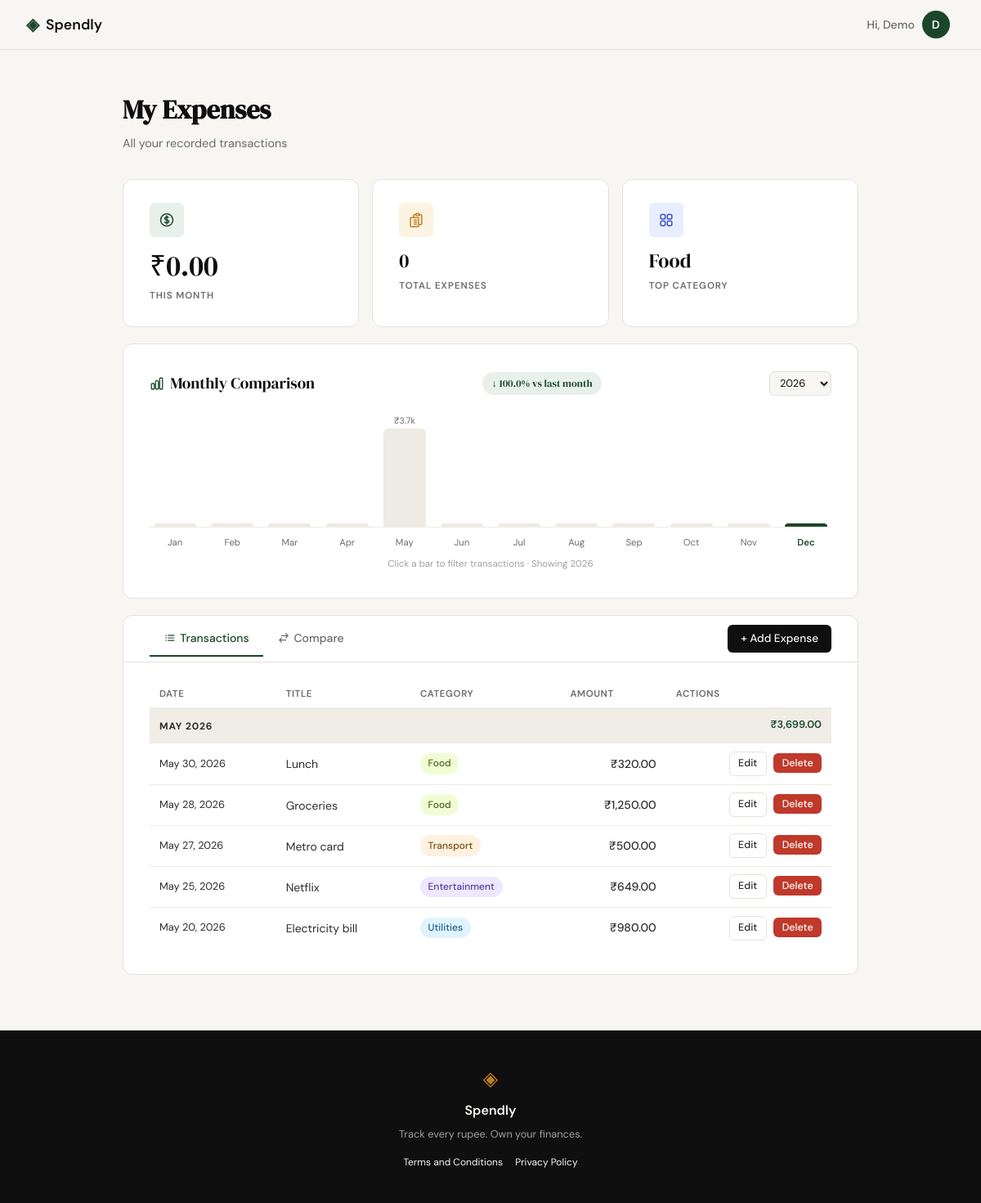
/expenses (signed in), run on the app's committed database.
### tables this page shows
CREATE TABLE expenses (
            id          INTEGER PRIMARY KEY AUTOINCREMENT,
            user_id     INTEGER NOT NULL REFERENCES users(id) ON DELETE CASCADE,
            title       TEXT    NOT NULL,
            amount      REAL    NOT NULL,
            category    TEXT    NOT NULL,
            date        DATE    NOT NULL,
            notes       TEXT,
            created_at  DATETIME DEFAULT CURRENT_TIMESTAMP
        , payment_method TEXT);

### app.py (the view)
@app.route("/expenses")
def expenses():
    if not session.get("user_id"):
        return redirect(url_for("login"))
    user_id = session["user_id"]
    current_year    = datetime.now().year
    try:
        selected_year = int(request.args.get("year", current_year))
    except (ValueError, TypeError):
        selected_year = current_year
    available_years = get_years_with_data(user_id) or [current_year]
    if selected_year not in available_years:
        selected_year = available_years[0]
    all_expenses                 = get_all_expenses(user_id)
    monthly_total, expense_count = get_monthly_stats(user_id)
    category_totals              = get_category_totals(user_id)
    top_category                 = category_totals[0]["category"] if category_totals else "—"
    grouped_expenses             = _group_expenses_by_month(all_expenses)
    monthly_bars = get_monthly_totals(user_id, year=selected_year)
    bar_max = max((b["total"] for b in monthly_bars), default=0) or 1
    for bar in monthly_bars:
        bar["height"] = max(4, int(bar["total"] / bar_max * 120))
    for i, bar in enumerate(monthly_bars):
        prev = monthly_bars[i - 1]["total"] if i > 0 else None
        if prev is not None and prev > 0:
            delta             = (bar["total"] - prev) / prev * 100
            bar["change"]     = round(delta, 1)
            bar["change_dir"] = "up" if delta > 0 else ("down" if delta < 0 else "flat")
        else:
            bar["change"]     = None
            bar["change_dir"] = None
    last6         = get_monthly_totals(user_id)
    mom_direction = None
    mom_pct       = None
    curr_t        = last6[-1]["total"] if last6 else 0
    prev_t        = last6[-2]["total"] if len(last6) >= 2 else 0
    if prev_t > 0:
        delta         = (curr_t - prev_t) / prev_t * 100
        mom_pct       = abs(round(delta, 1))
        mom_direction = "up" if curr_t > prev_t else ("down" if curr_t < prev_t else "flat")
    elif curr_t > 0:
        mom_direction = "new"
    compare_categories = get_category_totals_for_year(user_id, selected_year)
    year_total = sum(c["total"] for c in compare_categories)
    cat_max    = compare_categories[0]["total"] if compare_categories else 1
    for cat in compare_categories:
        cat["bar_w"] = max(3, int(cat["total"] / cat_max * 100))
        cat["pct"]   = round(cat["total"] / year_total * 100, 1) if year_total else 0
    monthly_cat_matrix = get_monthly_category_matrix(user_id, selected_year)
    return render_template(
        "expenses.html",
        grouped_expenses=grouped_expenses,
        monthly_total=monthly_total,
        expense_count=expense_count,
        top_category=top_category,
        monthly_bars=monthly_bars,
        mom_direction=mom_direction,
        mom_pct=mom_pct,
        selected_year=selected_year,
        available_years=available_years,
        current_year=current_year,
        compare_categories=compare_categories,
        year_total=year_total,
        monthly_cat_matrix=monthly_cat_matrix,
    )

### app.py (called while the page is built)
@app.template_filter("inr")
def inr_format(value):
    return "{:,.2f}".format(float(value))

@app.template_filter("inr_compact")
def inr_compact(value):
    v = float(value)
    if v >= 100000:
        return f"₹{v/100000:.1f}L"
    if v >= 1000:
        return f"₹{v/1000:.1f}k"
    return f"₹{int(v)}"

@app.template_filter("friendly_date")
def friendly_date(date_str):
    try:
        return datetime.strptime(str(date_str)[:10], "%Y-%m-%d").strftime("%b %d, %Y")
    except Exception:
        return date_str

def _group_expenses_by_month(expenses):
    groups = []
    index  = {}
    for exp in expenses:
        key = exp["date"][:7]
        if key not in index:
            try:
                label = datetime.strptime(key, "%Y-%m").strftime("%B %Y")
            except Exception:
                label = key
            index[key] = len(groups)
            groups.append({"month": key, "label": label, "expenses": [], "total": 0.0})
        g = groups[index[key]]
        g["expenses"].append(exp)
        g["total"] += exp["amount"]
    return groups

### database/db.py (called while the page is built)
def get_db():
    conn = sqlite3.connect(DB_PATH)
    conn.row_factory = sqlite3.Row
    conn.execute("PRAGMA foreign_keys = ON")
    return conn

def get_all_expenses(user_id):
    conn = get_db()
    rows = conn.execute(
        """SELECT id, title, amount, category, date, notes
           FROM expenses WHERE user_id = ?
           ORDER BY date DESC, id DESC""",
        (user_id,),
    ).fetchall()
    conn.close()
    return [dict(r) for r in rows]

def get_category_totals(user_id):
    conn = get_db()
    rows = conn.execute(
        """SELECT category, SUM(amount) AS total
           FROM expenses WHERE user_id = ?
           GROUP BY category ORDER BY total DESC""",
        (user_id,),
    ).fetchall()
    conn.close()
    return [dict(r) for r in rows]

def get_monthly_stats(user_id):
    conn = get_db()
    row = conn.execute(
        """SELECT COALESCE(SUM(amount), 0) AS total, COUNT(*) AS count
           FROM expenses
           WHERE user_id = ?
             AND strftime('%Y-%m', date) = strftime('%Y-%m', 'now')""",
        (user_id,),
    ).fetchone()
    conn.close()
    return row["total"], row["count"]

def get_years_with_data(user_id):
    conn = get_db()
    rows = conn.execute(
        """SELECT DISTINCT strftime('%Y', date) AS year
           FROM expenses WHERE user_id = ?
           ORDER BY year DESC""",
        (user_id,),
    ).fetchall()
    conn.close()
    return [int(r["year"]) for r in rows]

### templates/expenses.html (shortened to what this page needs)
{% extends "base.html" %}
{% block content %}
<div class="profile-page">
    <div class="profile-wrap">
        <div class="profile-header">
            <h1 class="profile-title">My Expenses</h1>
            <p class="profile-subtitle">All your recorded transactions</p>
        </div>
        <div class="stats-row">
            <div class="stat-card">
                <div class="stat-card-icon stat-icon-spend">
                </div>
                <div class="stat-card-value">₹{{ monthly_total | inr }}</div>
                <div class="stat-card-label">This Month</div>
            </div>
            <div class="stat-card">
                <div class="stat-card-icon stat-icon-count">
                </div>
                <div class="stat-card-value stat-card-value-text">{{ expense_count }}</div>
                <div class="stat-card-label">Total Expenses</div>
            </div>
            <div class="stat-card">
                <div class="stat-card-icon stat-icon-cat">
                </div>
                <div class="stat-card-value stat-card-value-text">{{ top_category }}</div>
                <div class="stat-card-label">Top Category</div>
            </div>
        </div>
        <div class="profile-card">
            <div class="profile-card-title">
                Monthly Comparison
                {% if mom_direction %}
                    <span class="mom-badge mom-{{ mom_direction }}">
                        {% if mom_direction == 'up'   %}↑ {{ mom_pct }}% vs last month
                        {% elif mom_direction == 'down' %}↓ {{ mom_pct }}% vs last month
                        {% elif mom_direction == 'flat' %}= Same as last month
                        {% elif mom_direction == 'new'  %}First month on record
                        {% endif %}
                    </span>
                {% endif %}
                <select class="form-input year-select"
                        onchange="location.href='?year='+this.value"
                        aria-label="Select year">
                    {% for y in available_years %}
                    <option value="{{ y }}" {{ 'selected' if y == selected_year else '' }}>{{ y }}</option>
                    {% endfor %}
                </select>
            </div>
            {% if monthly_bars %}
                <div class="bar-chart" id="bar-chart">
                    {% for bar in monthly_bars %}
                    <div class="bar-col {{ 'bar-col-current' if (loop.last and selected_year == current_year) else '' }}"
                         data-month="{{ bar.month }}"
                         data-label="{{ bar.label_full }}">
                        <span class="bar-amount-label">
                            {%- if bar.total > 0 %}{{ bar.total | inr_compact }}{% endif -%}
                        </span>
                        <div class="bar-fill" style="height: {{ bar.height }}px;"></div>
                    </div>
                    {% endfor %}
                </div>
                <div class="bar-month-labels">
                    {% for bar in monthly_bars %}
                    <div class="bar-month-label {{ 'active' if (loop.last and selected_year == current_year) else '' }}"
                         data-month="{{ bar.month }}">{{ bar.label }}</div>
                    {% endfor %}
                </div>
                <p class="bar-hint">Click a bar to filter transactions · Showing {{ selected_year }}</p>
            {% else %}
                <p class="empty-state" style="padding: 1.5rem 0;">No spending data yet.</p>
            {% endif %}
        </div>
        <div class="profile-card">
            <div class="tab-bar">
                <button class="tab-btn active" data-tab="transactions">
                    Transactions
                </button>
                <button class="tab-btn" data-tab="compare">
                    <svg style="width:14px;height:14px;" xmlns="http://www.w3.org/2000/svg" fill="none" viewBox="0 0 24 24" stroke-width="2" stroke="currentColor">
                        <path stroke-linecap="round" stroke-linejoin="round" d="M7.5 21 3 16.5m0 0L7.5 12M3 16.5h13.5m0-13.5L21 7.5m0 0L16.5 12M21 7.5H7.5" />
                    </svg>
                    Compare
                </button>
                <div style="margin-left: auto; padding: 0.65rem 0;">
                    <a href="{{ url_for('add_expense') }}" class="btn-primary" style="font-size:0.85rem;padding:0.4rem 1rem;">+ Add Expense</a>
                </div>
            </div>
            <div class="tab-panel active" data-panel="transactions">
                {% if grouped_expenses %}
                    <table class="expense-table">
                        <thead>
                            <tr>
                                <th>Date</th>
                                <th>Title</th>
                                <th>Category</th>
                                <th class="col-right">Amount</th>
                                <th class="col-right">Actions</th>
                            </tr>
                        </thead>
                        {% for group in grouped_expenses %}
                        <tbody data-month="{{ group.month }}">
                            <tr class="month-group-row">
                                <td colspan="5">
                                    <span class="month-label">{{ group.label }}</span>
                                    <span class="month-total">₹{{ group.total | inr }}</span>
                                </td>
                            </tr>
                            {% for exp in group.expenses %}
                            <tr>
                                <td class="exp-date">{{ exp.date | friendly_date }}</td>
                                <td><span class="text-truncate" title="{{ exp.title }}">{{ exp.title }}</span></td>
                                <td><span class="cat-badge cat-{{ exp.category | lower }}">{{ exp.category }}</span></td>
                                <td class="col-right exp-amount">₹{{ exp.amount | inr }}</td>
                                <td class="col-right" style="white-space:nowrap;">
                                    <a href="{{ url_for('edit_expense', id=exp.id) }}" class="btn-ghost" style="font-size:0.78rem;padding:0.25rem 0.65rem;margin-right:0.3rem;">Edit</a>
                                    <form method="POST" action="{{ url_for('delete_expense', id=exp.id) }}" class="delete-form" style="display:inline;">
                                        <button type="button" class="btn-danger delete-btn" data-title="{{ exp.title }}" style="font-size:0.78rem;padding:0.25rem 0.65rem;font-family:var(--font-body);">Delete</button>
                                    </form>
                                </td>
                            </tr>
                            {% endfor %}
                        </tbody>
                        {% endfor %}
                    </table>
                {% endif %}
            </div>
                    {% set active_months = monthly_bars | selectattr('total', '>', 0) | list %}
        </div>
    </div>
</div>
{% endblock %}

### data on the page
expenses: date|friendly_date "May 30, 2026", title "Lunch", category "Food", amount|inr "320.00"
expenses: date|friendly_date "May 28, 2026", title "Groceries", category "Food", amount|inr "1,250.00"
expenses: date|friendly_date "May 27, 2026", title "Metro card", category "Transport", amount|inr "500.00"
expenses: date|friendly_date "May 25, 2026", title "Netflix", category "Entertainment", amount|inr "649.00"
expenses: date|friendly_date "May 20, 2026", title "Electricity bill", category "Utilities", amount|inr "980.00"

### other printed values
{{ session.get("user_name", "").split()[0] }} "Demo"
{{ session.get("user_name", "U")[0].upper() }} "D"
{{ monthly_total | inr }} "0.00"
{{ expense_count }} "0"
{{ top_category }} "Food"
{{ mom_pct }} "100.0"
{{ bar.total | inr_compact }} "₹3.7k"
{{ bar.label }} "Jan" "Feb" "Mar" "Apr" "May" "Jun" "Jul" "Aug" "Sep" "Oct" "Nov" "Dec"
{{ selected_year }} "2026"
{{ group.label }} "MAY 2026"
{{ group.total | inr }} "3,699.00"
form field value "2026"
